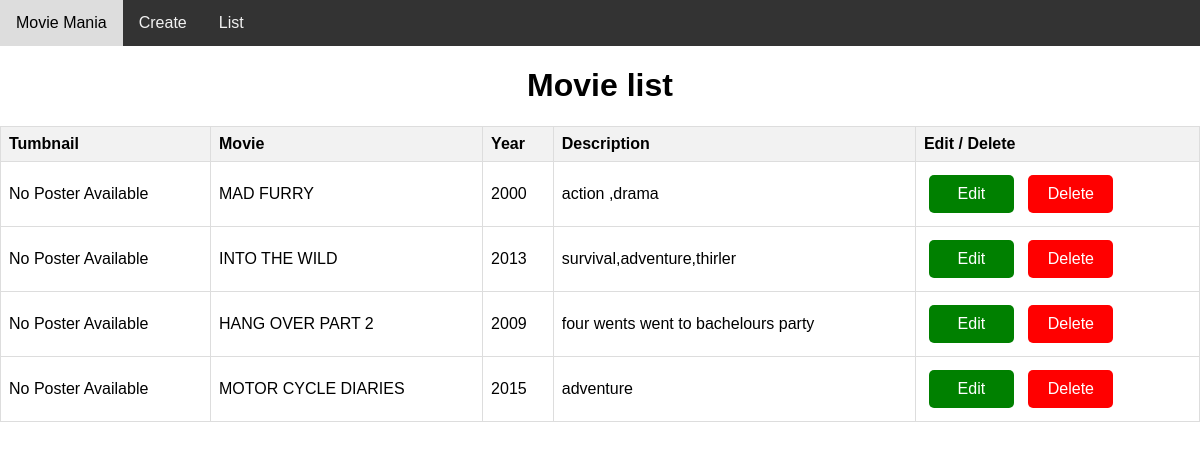
Page /list/ on the committed database.
### myapp/models.py (models this page shows)
class MovieInfo(models.Model):
    title=models.CharField(max_length=250)
    year=models.IntegerField(null=True)
    description=models.TextField()
    poster=models.ImageField(upload_to='images/',null=True)
    def __str__(self) :
        return self.title

### myapp/views.py (the view)
# urls.py: path('list/', views.list,name='list'),
def list(request):
    movie_set=MovieInfo.objects.all()
    print(movie_set)
    return render(request,'list.html',{'movies':movie_set})

### templates/list.html (shortened to what this page needs)
<!DOCTYPE html>
<html lang="en">
  <head>
  </head>
  <body>
    {% include 'menu.html' %}
    <!DOCTYPE html>
    <html lang="en">
      <head>
      </head>
      <body>
        <center>
          <h1>Movie list</h1>
        </center>
        <table>
          <thead>
            <tr>
              <th>Tumbnail</th>
              <th>Movie</th>
              <th>Year</th>
              <th>Description</th>
              <th>Edit / Delete</th>
            </tr>
          </thead>
          {% for movie_obj in movies %}
          <tbody>
            <tr>
              <td>
                {% if movie_obj.poster %}
                <img
                  src="{{ movie_obj.poster.url }}"
                  alt="Movie Poster"
                  width="150px"
                />
                {% else %} No Poster Available {% endif %}
              </td>
              <td>{{movie_obj.title | upper }}</td>
              <td>{{movie_obj.year}}</td>
              <td>{{movie_obj.description | lower}}</td>
              <td>
                <button class="button green-button">
                  <a href="{% url 'edit' movie_obj.id %}">Edit</a>
                </button>
                <button class="button red-button">
                  <a href="{% url 'delete' movie_obj.id %}">Delete</a>
                </button>
              </td>
            </tr>
          </tbody>
          {% endfor %}
        </table>
      </body>
    </html>
  </body>
</html>

### templates/menu.html (shortened to what this page needs)
<!DOCTYPE html>
<html lang="en">
<head>
</head>
<body>
  <div class="navbar">
    <a href="{% url 'create'%}">Movie Mania</a>
    <a href="{% url 'create'%}">Create</a>
    <a href="{% url 'list'%}">List</a>
  </div>
</body>
</html>

### templates/menu.html (style rules this page uses)
body { font-family: Arial, sans-serif; margin: 0; padding: 0; box-sizing: border-box; }
.navbar { background-color: #333; overflow: hidden; }
.navbar a { float: left; display: block; color: #f2f2f2; text-align: center; padding: 14px 16px; text-decoration: none; }

### templates/list.html (style rules this page uses)
table { width: 100%; border-collapse: collapse; margin-top: 20px; }
th, td { border: 1px solid #ddd; padding: 8px; text-align: left; }
th { background-color: #f2f2f2; }
.button { padding: 10px; font-size: 16px; cursor: pointer; border: none; border-radius: 5px; width: 85px; margin: 5px; }
button a { color: #fff; text-decoration: none; }
.red-button { background-color: red; }
.green-button { background-color: green; }
body { height: 1000px; }

### rows in the picture
MovieInfo: shows "No Poster Available", title "MAD FURRY", year "2000", description "action ,drama"
MovieInfo: shows "No Poster Available", title "INTO THE WILD", year "2013", description "survival,adventure,thirler"
MovieInfo: shows "No Poster Available", title "HANG OVER PART 2", year "2009", description "four wents went to bachelours party"
MovieInfo: shows "No Poster Available", title "MOTOR CYCLE DIARIES", year "2015", description "adventure"
